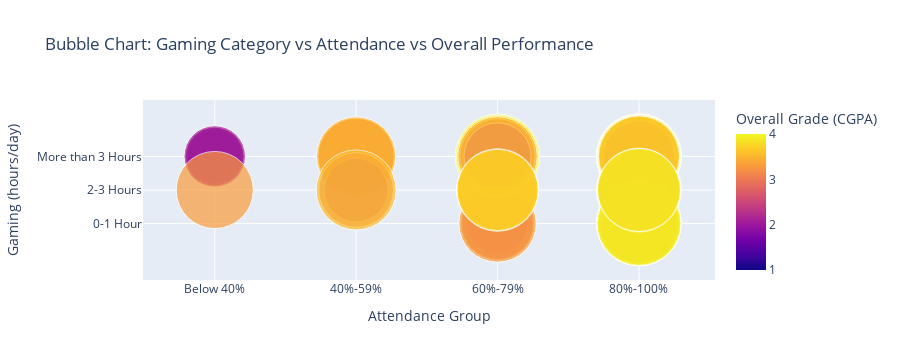

The notebook cell this image was saved under:
### Code cell
import pandas as pd
import plotly.express as px

# Laad de dataset
df = pd.read_csv("ResearchInformation3.csv")

# Filter relevante kolommen en verwijder missende waarden
df_clean = df[["Gaming", "Attendance", "Overall"]].dropna().copy()

# Omgekeerde logische volgorde voor 'Gaming' (hoogste bovenaan)
gaming_order = ["More than 3 Hours", "2-3 Hours", "0-1 Hour"]
df_clean = df_clean[df_clean["Gaming"].isin(gaming_order)]
df_clean["Gaming"] = pd.Categorical(df_clean["Gaming"], categories=gaming_order, ordered=True)

# Gewenste volgorde voor 'Attendance'
attendance_order = ["Below 40%", "40%-59%", "60%-79%", "80%-100%"]
df_clean = df_clean[df_clean["Attendance"].isin(attendance_order)]
df_clean["Attendance"] = pd.Categorical(df_clean["Attendance"], categories=attendance_order, ordered=True)

# Bubble chart aanmaken
fig = px.scatter(
    df_clean,
    x="Attendance",
    y="Gaming",
    size="Overall",
    color="Overall",
    title="Bubble Chart: Gaming Category vs Attendance vs Overall Performance",
    labels={
        "Attendance": "Attendance Group",
        "Gaming": "Gaming (hours/day)",
        "Overall": "Overall Grade (CGPA)"
    },
    category_orders={
        "Attendance": attendance_order,
        "Gaming": gaming_order
    },
    size_max=60,
    height= 600
)

fig.show()

### Figure 1 — Plotly figure (JSON) as saved in the notebook; plotly's stock layout.template omitted (floating-point values rounded to 4 significant figures; data arrays with more than 128 entries replaced by an {"elided": "..."} marker saying what was removed)
{"data": [{"hovertemplate": "Attendance Group=%{x}<br>Gaming (hours/day)=%{y}<br>Overall Grade (CGPA)=%{marker.color}<extra></extra>", "legendgroup": "", "marker": {"color": {"elided": "493 float values"}, "coloraxis": "coloraxis", "size": {"elided": "493 float values"}, "sizemode": "area", "sizeref": 0.001111, "symbol": "circle"}, "mode": "markers", "name": "", "orientation": "v", "showlegend": false, "type": "scatter", "x": {"elided": "493 str values"}, "xaxis": "x", "y": {"elided": "493 str values"}, "yaxis": "y"}], "layout": {"autosize": true, "coloraxis": {"colorbar": {"title": {"text": "Overall Grade (CGPA)"}}, "colorscale": [[0, "#0d0887"], [0.1111, "#46039f"], [0.2222, "#7201a8"], [0.3333, "#9c179e"], [0.4444, "#bd3786"], [0.5556, "#d8576b"], [0.6667, "#ed7953"], [0.7778, "#fb9f3a"], [0.8889, "#fdca26"], [1, "#f0f921"]]}, "height": 360, "legend": {"itemsizing": "constant", "tracegroupgap": 0}, "title": {"text": "Bubble Chart: Gaming Category vs Attendance vs Overall Performance"}, "xaxis": {"anchor": "y", "autorange": true, "categoryarray": ["Below 40%", "40%-59%", "60%-79%", "80%-100%"], "categoryorder": "array", "domain": [0, 1], "range": [-0.4144, 3.436], "title": {"text": "Attendance Group"}, "type": "category"}, "yaxis": {"anchor": "x", "autorange": true, "categoryarray": ["0-1 Hour", "2-3 Hours", "More than 3 Hours"], "categoryorder": "array", "domain": [0, 1], "range": [-1.681, 3.681], "title": {"text": "Gaming (hours/day)"}, "type": "category"}}}
